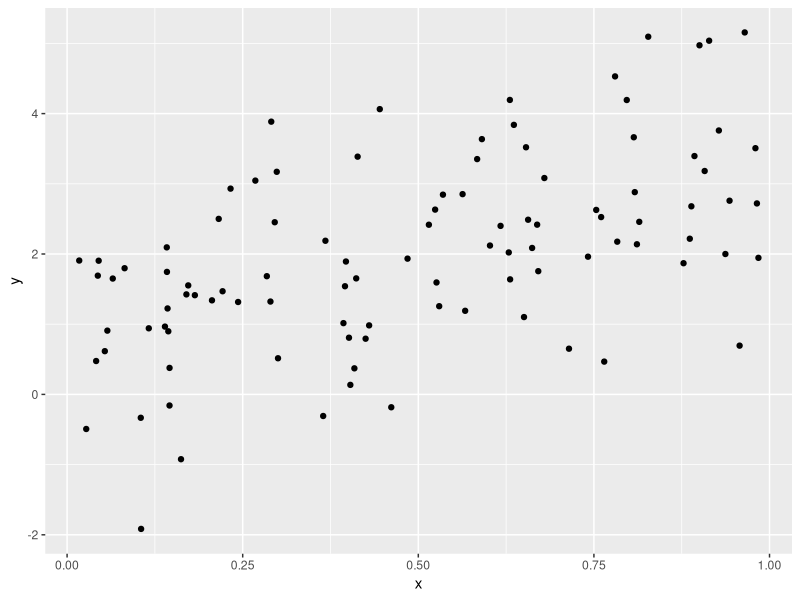

Reproduce this figure in R.
## ---- chunk 1
library(tidyverse)

plot_df =
  tibble(
    x = runif(100),
    y = 1 + 2 * x + rnorm(100)
  )

plot_df |> 
  ggplot(aes(x = x, y = y)) + 
  geom_point()
